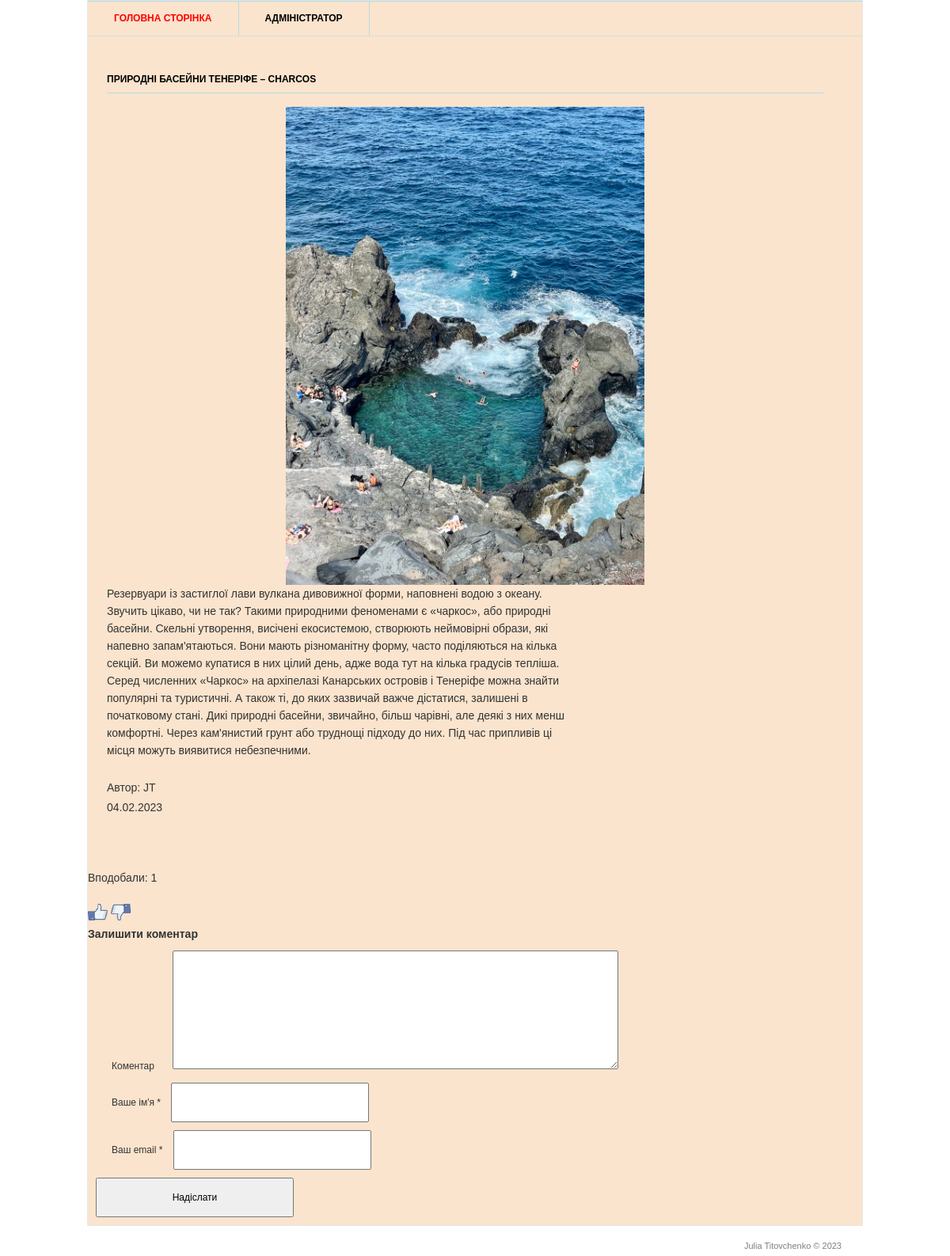
Page /9/ on the committed database.
### blog/models.py (models this page shows, shortened)
class Post(models.Model):
    title = models.CharField('Заголовок', max_length=100)
    description = models.TextField('Текст допису')
    author = models.CharField('Автор', max_length=50)
    date = models.DateField('Дата публікації')
    image = models.ImageField('Зображення', upload_to='image/%Y')
    class Meta:
        verbose_name = 'Post'

### blog/views.py (the view)
# urls.py: path('<int:pk>/', views.PostDetail.as_view()),
class PostDetail(View):
    def get(self, request, pk):
        post = Post.objects.get(id=pk)
        return render(request, 'blog/blog_detail.html', {'post': post})

### templates/blog/blog_detail.html (shortened to what this page needs)
{% load static %}
<html lang="ua">
<head>
	<link rel="stylesheet" href="{% static 'css/style.css' %}" type="text/css" media="all" />
</head>
<body>
<div class="shell">
	<div class="border">
		<div id="navigation">
			<ul>
			    <li><a href="/" class="active">Головна сторінка</a></li>
			    <li><a href="/admin">Адміністратор</a></li>
			</ul>
		</div>
		<div id="main">
			<div id="content" class="left">
				<div class="projects">
					<h3>{{ post.title }}</h3>
                    <p style="text-align:center;">
                       <img src="{{ post.image.url }}" alt="{{ post.title }}" width='50%'/>
                    </p>
					<div class="item">
						<div class="text left"><p> {{ post.description }}</p>
                            <br>
							<p>Автор: {{ post.author }} </p>
                            <time>{{ post.date|date:'d.m.Y'}} </time>
						</div>
					</div>
				</div>
			</div>
        </div>
        <div>
            <br>
            <p> Вподобали: {{ post.likes_set.all.count }}</p>
            <br>
            <a href="{% url 'add_likes' post.id %}">
                <img src="{% static 'img/like.png' %}" alt="like" width="25"></a>
            <a href="{% url 'add_dislikes' post.id %}">
                <img src="{% static 'img/not_like.png' %}" alt="dislike" width="25"></a>
        </div>
		<div class="form-comment">
            <h3>Залишити коментар</h3>
            <div>
                <form action="{% url 'add_comments' post.id %}" method="post">
                    <div>
                        <label>Коментар</label>
                        <label>
                            <textarea name="text_comments"></textarea>
                        </label>
                        </div>
                    <div>
                        <label>Ваше ім'я *</label>
                        <input type="text" name="name">
                    </div>
                    <div>
                        <label>Ваш email *</label>
                        <input type="email" name="email">
                    </div>
                    <input type="submit"  name = "submit" value = "Надіслати">
                </form>
            </div>
        </div>
	</div>
	<div id="footer">
		<p class="copy right">Julia Titovchenko &copy; 2023 </p>
	</div>
</div>
</body>

### static/css/style.css (style rules this page uses)
* { margin: 0; padding: 0; outline:0; }
body { font-size: 14px; line-height: 22px; font-family: Georgia, Arial, Helvetica, Sans-Serif; color: #333; }
a { color: #ff0000; text-decoration: none; cursor:pointer; }
a img { border: 0; }
input, textarea, select { font-family: Arial, Helvetica, sans-serif; font-size:12px; }
textarea { overflow:auto; }
.left, .alignleft { float: left; display: inline; }
.right, .alignright { float: right; display: inline; }
.shell { width: 980px; margin: 0 auto; }
.border { border: 1px solid #e8e8e8; background: #fae4cd; position: relative; }
#navigation { height: 43px; border-top: 1px solid #b3dbe3; border-bottom: 1px solid #dbdbdb; }
#navigation ul { list-style: none; }
#navigation ul li { float: left; height: 43px; border-right: 1px solid #b3dbe3; font-size: 12px; line-height: 43px; font-weight: bold; text-transform: uppercase; }
#navigation ul li a { float: left; height: 43px; color: #000; padding: 0 33px; }
#navigation ul li a:hover, #navigation ul li a.active { color: #ff0000; text-decoration: none; }
#main { width: 932px; padding: 37px 24px 17px 24px; }
#main h3 { font-size: 12px; line-height: 15px; color: #000; text-transform: uppercase; border-bottom: 1px solid #b3dbe3; padding: 0 0 9px 0; }
#content { width: 905px; }
.projects { padding: 10px 0 0 0; }
.projects h3 { margin: 0 0 17px 0; }
.projects .item { margin: 0 0 28px 0; }
.projects .text { width: 600px; }
.projects .text p { padding: 0 0 3px 0; }
#footer { font-family: Arial, sans-serif; font-size: 11px; line-height: 14px; color: #7f7f7f; padding: 18px 27px 20px 38px; }
.form-comment { font-size: 12px; }
.form-comment label { margin: 10px 10px; }
.form-comment input { padding: 15px; height: 50px; width: 250px; }
.form-comment textarea { padding: 15px; height: 150px; width: 60%; resize: vertical; }
.form-comment div { margin: 10px; }

### rows in the picture
Post: title "ПРИРОДНІ БАСЕЙНИ ТЕНЕРІФЕ – CHARCOS", image (picture), description "Резервуари із застиглої лави вулкана дивовижної форми, наповнені водою з океану. Звучить цікаво, чи не так? Такими природними феноменами є «чаркос», або природні басейни. Скельні утворення, висічені екосистемою, створюють неймовірні образи, які напевно запам'ятаються. Вони мають різноманітну форму, часто поділяються на кілька секцій. Ви можемо купатися в них цілий день, адже вода тут на кілька градусів тепліша. Серед численних «Чаркос» на архіпелазі Канарських островів і Тенеріфе можна знайти популярні та туристичні. А також ті, до яких зазвичай важче дістатися, залишені в початковому стані. Дикі природні басейни, звичайно, більш чарівні, але деякі з них менш комфортні. Через кам'янистий…", author "JT", date "04.02.2023", likes_set.all.count "1"
